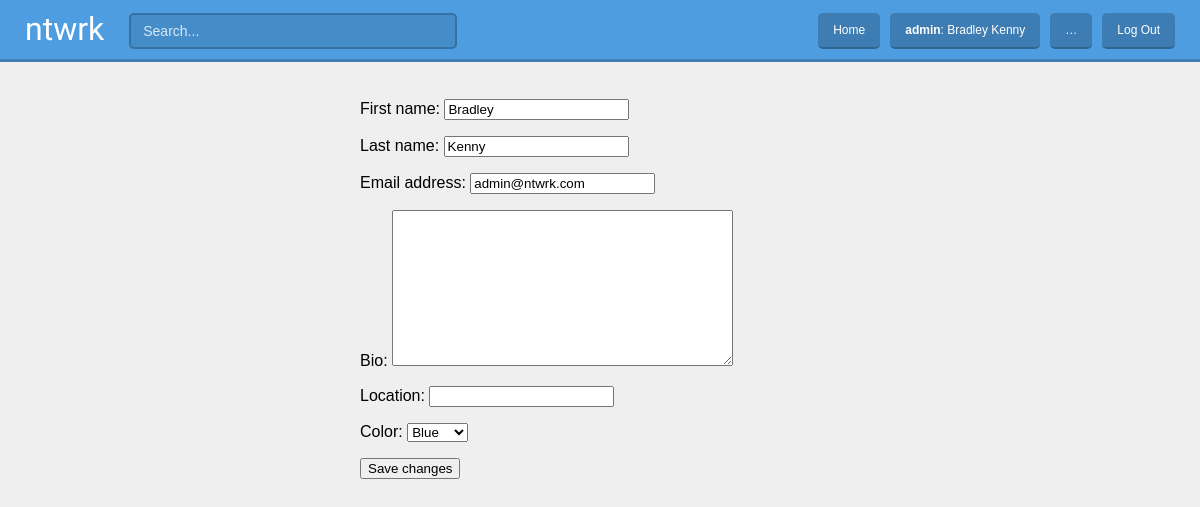
Before: /profile/update/ (signed in) with the older database file.
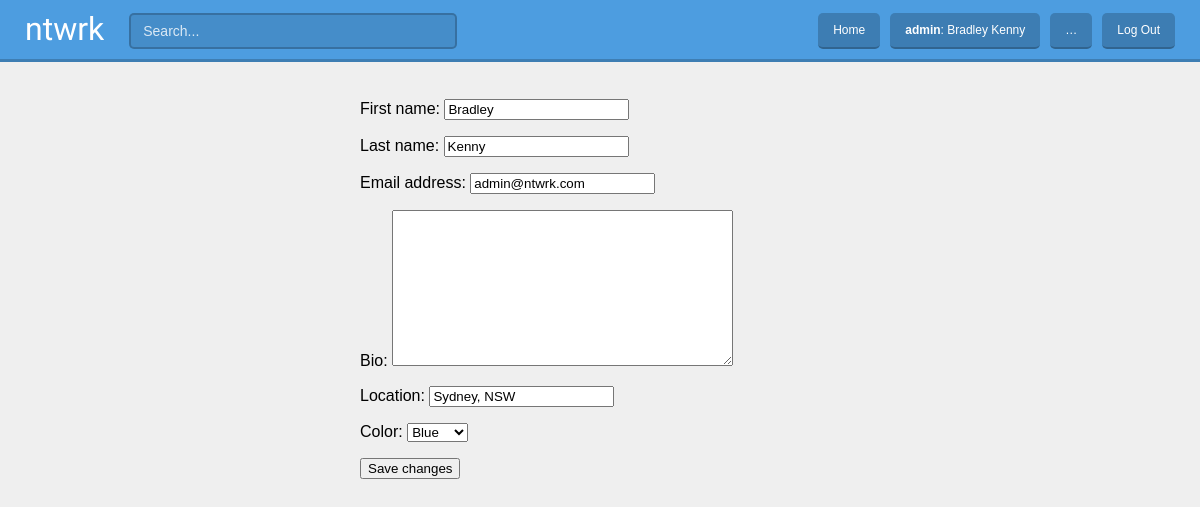
After: the same page with the newer database file.
### account/models.py (models this page shows)
class Profile(models.Model):
    COLORS = (
        ('BLUE', "Blue"),
        ('GREEN', "Green"),
        ('RED', "Red"),
        ('PURPLE', "Purple"),
        ('YELLOW', "Yellow"),
    )
    user = models.OneToOneField(User, on_delete=models.CASCADE)
    bio = models.TextField(max_length=250, blank=True)
    location = models.CharField(max_length=30, blank=True)
    birth_date = models.DateField(null=True, blank=True)
    color = models.CharField(max_length=6, choices=COLORS, default='BLUE')

### account/views.py (the view)
# urls.py: path('profile/update/', account.views.update_profile, name='update_profile'),
@login_required
def update_profile(request):
    if request.method == 'POST':
        user_form = UserForm(request.POST, instance=request.user)
        profile_form = ProfileForm(request.POST, instance=request.user.profile)
        if user_form.is_valid() and profile_form.is_valid():
            user_form.save()
            profile_form.save()
            return redirect('settings:profile')
        else:
            messages.error(request, _('Please correct the error below.'))
    else:
        user_form = UserForm(instance=request.user)
        profile_form = ProfileForm(instance=request.user.profile)
    return render(request, 'account/edit_profile.html', {
        'user_form': user_form,
        'profile_form': profile_form
    })

### account/forms.py
class UserForm(forms.ModelForm):
    class Meta:
        model = User
        fields = ('first_name', 'last_name', 'email')

class ProfileForm(forms.ModelForm):
    class Meta:
        model = Profile
        fields = ('bio', 'location', 'color')

### account/templates/account/edit_profile.html (shortened to what this page needs)
{% extends 'base_stream.html' %}
{% load static %}
{% block stream %}
    <form method="post">
    {{ user_form.as_p }}
    {{ profile_form.as_p }}
    <button type="submit">Save changes</button>
    </form>
{% endblock %}

Changed rows visible on the page:
now on this page (row edited): Profile: location "Sydney, NSW", color "Blue"
Other visible differences:
form field color: "Blue" → (not shown)
